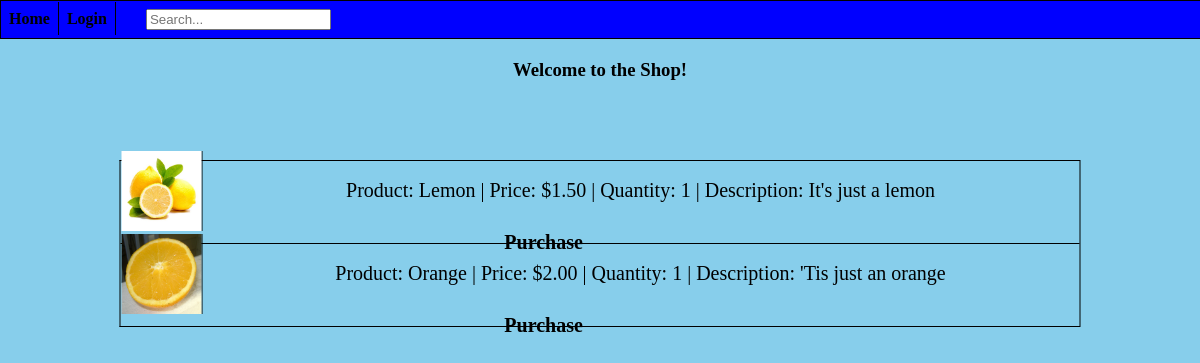
Before: / with the older database file.
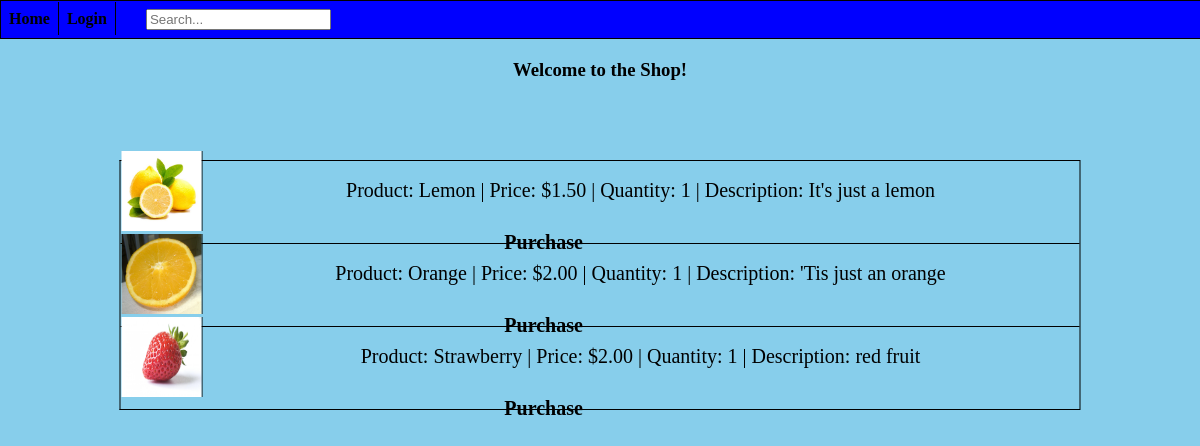
After: the same page with the newer database file.
### tables this page shows
CREATE TABLE `shop` (
  `productID` int NOT NULL,
  `userID` int NOT NULL,
  `item` varchar(255) NOT NULL,
  `price` float(7,2) NOT NULL,
  `description` varchar(255) NOT NULL,
  `quantity` int NOT NULL,
  `imgPath` varchar(255) NOT NULL
);

### index.php (the view, shortened to what this page needs)
<?php
require('header.php');
if(isset($_POST['searchBar'])){
	$search = $_POST['searchBar'];
	$search = '%' . $search . '%';
	$stmt = $db->prepare("SELECT * FROM shop WHERE item LIKE ?");
	$stmt->bind_param("s", $search);
	$stmt->execute();
	$result = $stmt->get_result();
	while($row = $result->fetch_assoc()){
		echo("<tr><td class='shoptd'><img src='" . $row['imgPath'] . "' /><div class='shopItem'>" . "Product: " .  $row['item'] . " | Price: $" . $row['price'] .  " | Quantity: " . $row['quantity'] . " | Description: ". $row['description'] . "</div><a href='" . ENC_URL . "purchase.php?id=" . $row['productID'] . "' style='margin-left:40%;'/>Purchase</td></tr>");
	}
}
else{
	$stmt = $db->query("SELECT * FROM shop");
	while($row = $stmt->fetch_assoc()){
		echo("<tr><td class='shoptd'><img src='" . $row['imgPath'] . "' /><div class='shopItem'>" . "Product: " .  $row['item'] . " | Price: $" . $row['price'] .  " | Quantity: " . $row['quantity'] . " | Description: ". $row['description'] . "</div><a href='" . ENC_URL . "purchase.php?id=" . $row['productID'] . "' style='margin-left:40%;'/>Purchase</td></tr>");
	}
}
echo("		</table>
		</div>
	</body>
</html>")
?>

Changed rows visible on the page:
added shop: imgPath (picture), item "Strawberry", price "2.00", quantity "1", description "red fruit"
